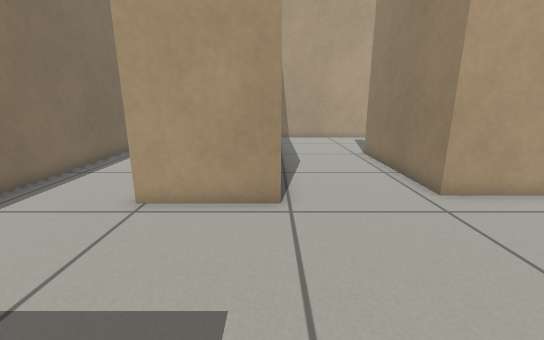
View 1 (above)

16 first-person views from a walk through a world built for the Gazebo simulator. The camera is 0.68 m above the floor, tilts 14° down and sees 90° across. The floor is counted in squares, 0.25 m on a side. Each view is taken from the middle of a square. On the plan, view 1 faces up. The plan holds only what a view shows up to about 19 squares ahead; the rest is blank.

View 2
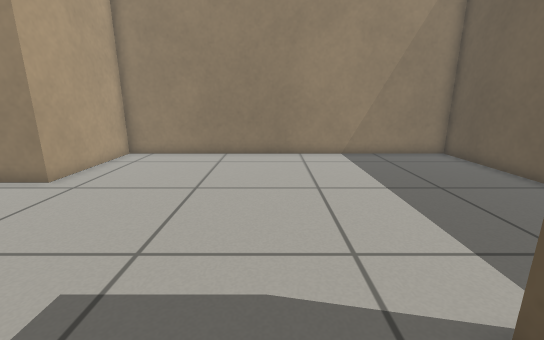

View 3
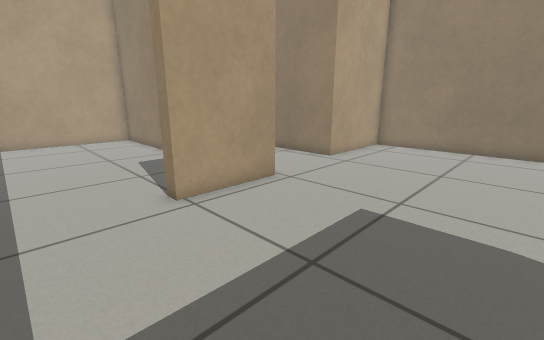

View 4
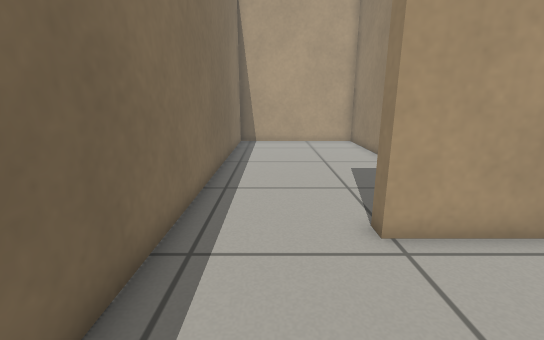

View 5
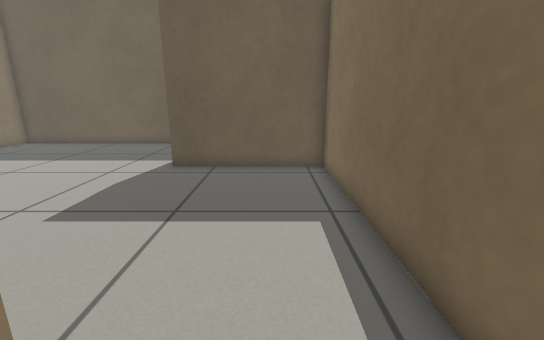

View 6
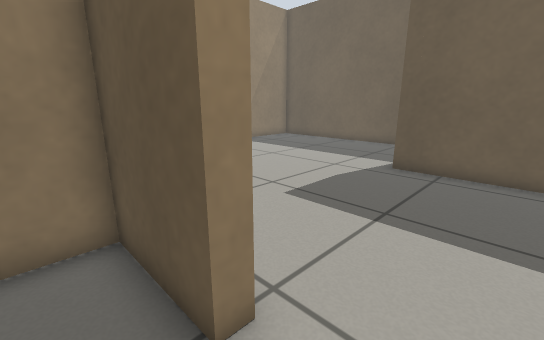

View 7
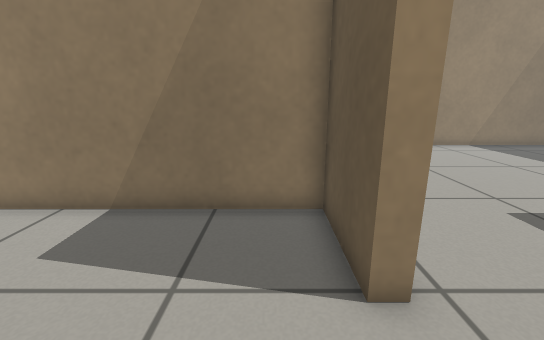

View 8
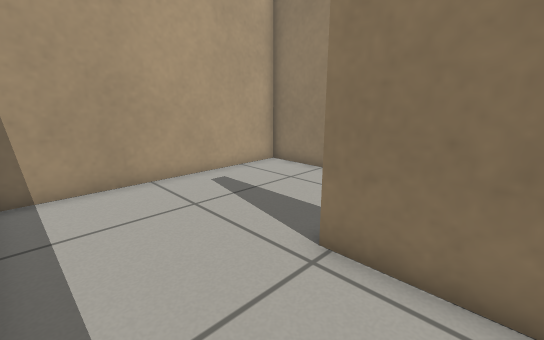

View 9
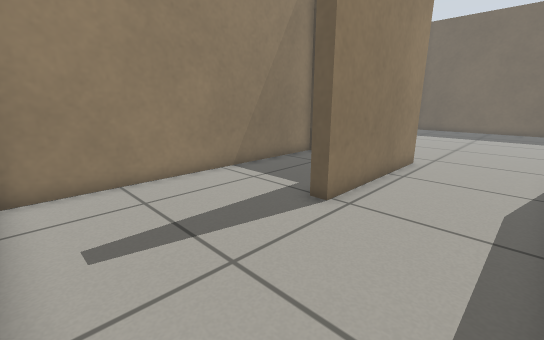

View 10
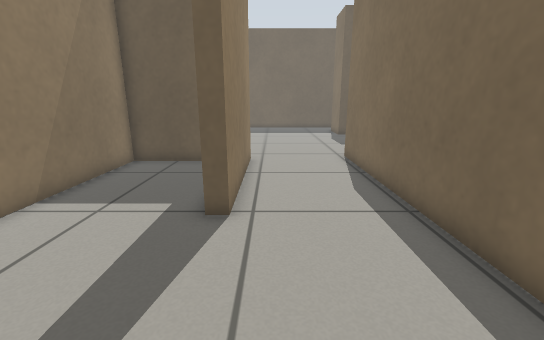

View 11
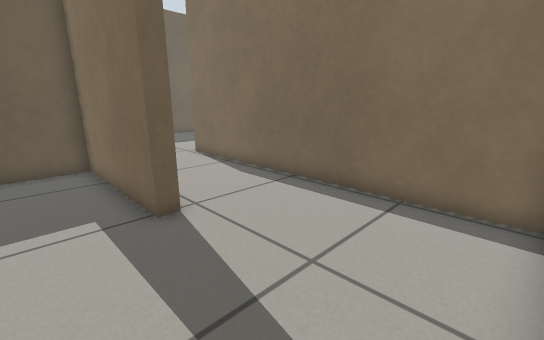

View 12
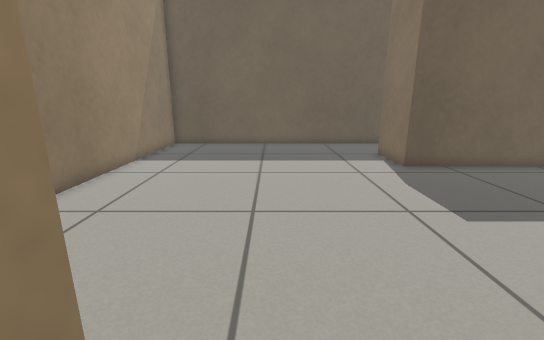

View 13
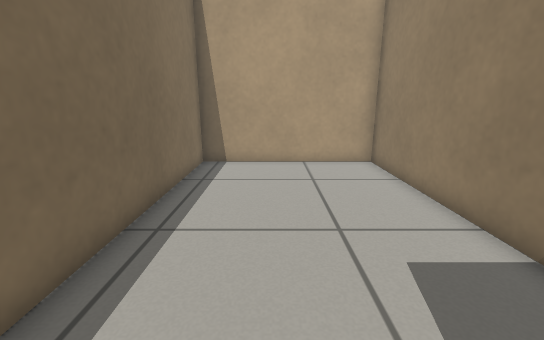

View 14
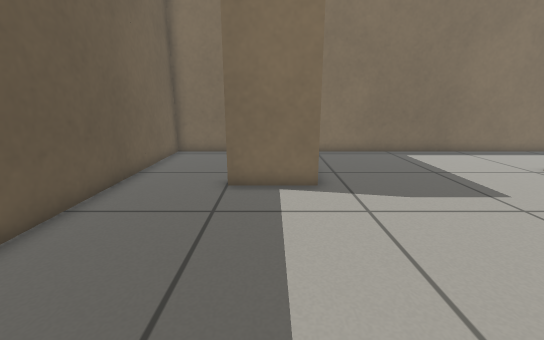

View 15
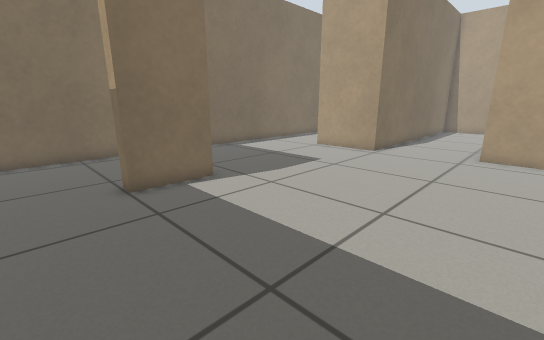

View 16
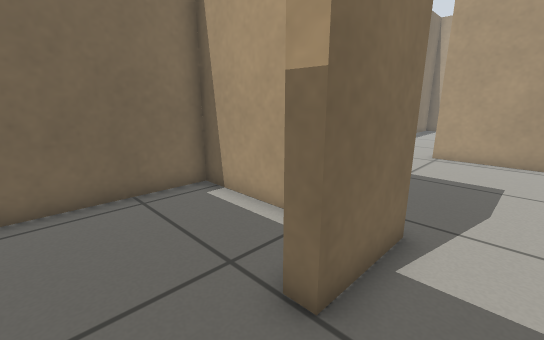

### Floor plan
Points are (right, up) in squares from view 1. A wall is a line through its corners. A room is listed if a view was taken in it or the views show most of it. See-through windows are left out.
Room 1 (views 1, 2, 3, 4, 14, 15, 16)
walls: (0.2, 7.1) (-3.8, 7.1) (-3.8, 7.7); (-2.5, -9.3) (10.6, -9.3) (10.6, 7.7) (5.1, 7.7); (-8.2, 8.5) (-8.2, -2.5) (-1.7, -2.5) (-1.7, -5.5) (-2.4, -5.5)
ways out: opening at (-5.5, 7.5) to room 2; opening at (2.5, 7.2) to room 3; opening at (-2, -7) to room 4
Room 2 (views 5, 6, 7, 13)
walls: (-3.8, 7.7) (-0.4, 7.7) (-0.4, 21.5) (-8.2, 21.5) (-8.2, 8.5)
ways out: opening at (-5.5, 7.5) to room 1
Room 3 (views 8, 9, 10, 11, 12)
walls: (5.1, 7.7) (5.1, 14.7) (5.6, 14.7) (5.6, 8.4) (10.6, 8.4) (10.6, 21.5) (0.7, 21.5); (0.2, 21.4) (0.2, 7.1)
ways out: opening at (2.5, 7.2) to room 1
Room 4 (no view inside)
walls: (-4.4, -3.1) (-8.2, -3.1) (-8.2, -9.3) (-2.5, -9.3)
ways out: opening at (-2, -7) to room 1

Where each view was taken, in squares from view 1:
view 1: 0 up, 0 right, facing up
view 2: 0 up, 4 left, facing right
view 3: 0 up, 7 left, facing up-right
view 4: 2 up, 6 left, facing up
view 5: 9 up, 6 left, facing down
view 6: 9 up, 6 left, facing down-right
view 7: 9 up, 7 left, facing right
view 8: 12 up, 1 right, facing up-right
view 9: 21 up, 1 right, facing down-right
view 10: 21 up, 4 right, facing down
view 11: 21 up, 8 right, facing down-left
view 12: 9 up, 4 right, facing down
view 13: 9 up, 5 left, facing up
view 14: 4 down, 7 right, facing left
view 15: 8 down, 7 right, facing up-left
view 16: 8 down, 0 right, facing up-left
